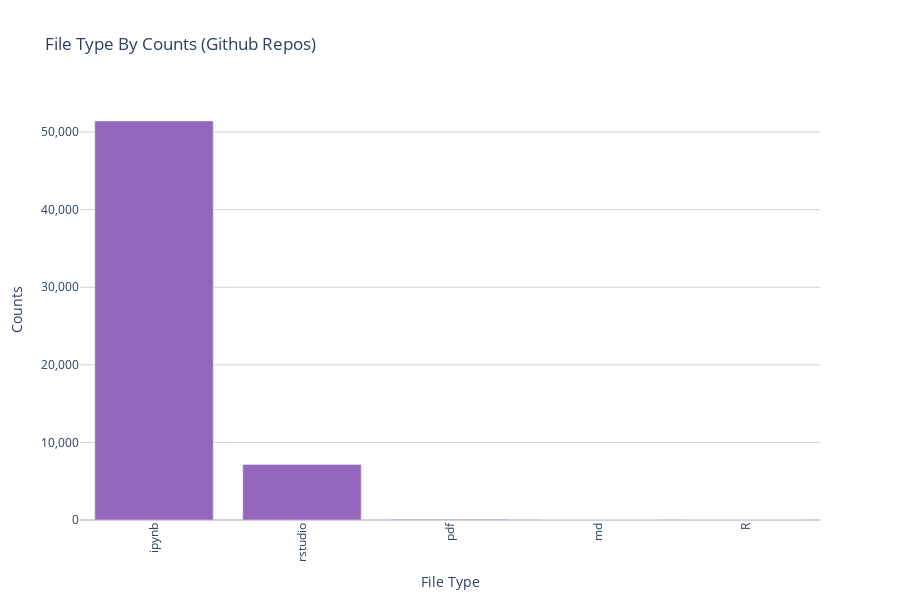

The notebook cell saved with this chart:
### Code cell
file_types_count = nbgitpuller_textPayload_df_pull_normal.file_extension[nbgitpuller_textPayload_df_pull_normal.file_extension != 'NaN'].value_counts()

fig = go.Figure(data=[go.Bar(
    x=file_types_count.index,
    y=file_types_count,
    text=None,
    textposition='outside', 
    marker= dict(color='#9467bd')
)])

fig.update_layout(
    title='File Type By Counts (Github Repos)',
    xaxis_title='File Type',
    yaxis_title='Counts',
    xaxis=dict(
        tickangle=-90,  
    ),
    yaxis=dict(
        tickformat=',d', 
        gridcolor='LightGrey',  
        zerolinecolor='LightGrey'
    ),
    width=900,  
    height=600, 
    plot_bgcolor='white', 
    paper_bgcolor='white',  
    hovermode='x unified',  
)

for trace in fig.data:
    trace.hoverinfo = 'x+y'
    trace.hoverlabel = dict(bgcolor="LightGrey", font_size=16)

fig.show()

### Figure 1 — Plotly figure (JSON) as saved in the notebook; plotly's stock layout.template omitted (floating-point values rounded to 4 significant figures)
{"data": [{"hoverinfo": "x+y", "hoverlabel": {"bgcolor": "LightGrey", "font": {"size": 16}}, "marker": {"color": "#9467bd"}, "textposition": "outside", "type": "bar", "x": ["ipynb", "rstudio", "pdf", "md", "R"], "y": [51433, 7156, 102, 16, 1]}], "layout": {"height": 600, "hovermode": "x unified", "paper_bgcolor": "white", "plot_bgcolor": "white", "title": {"text": "File Type By Counts (Github Repos)"}, "width": 900, "xaxis": {"autorange": true, "range": [-0.5, 4.5], "tickangle": -90, "title": {"text": "File Type"}, "type": "category"}, "yaxis": {"autorange": true, "gridcolor": "LightGrey", "range": [0, 54140], "tickformat": ",d", "title": {"text": "Counts"}, "type": "linear", "zerolinecolor": "LightGrey"}}}
